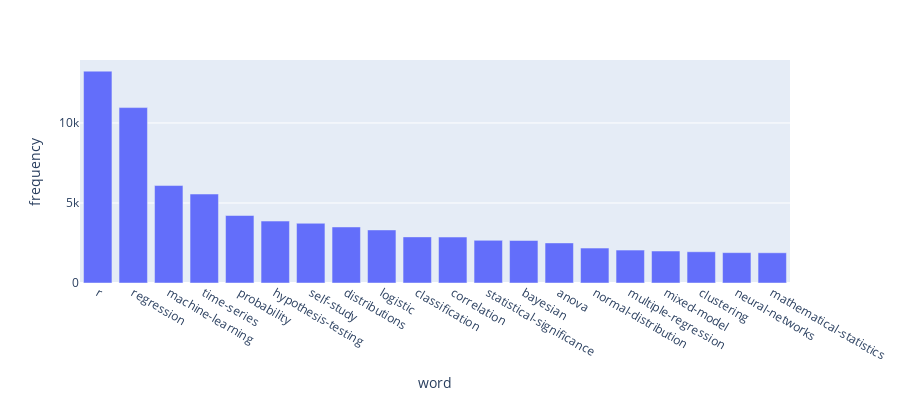

Notebook source saved alongside this figure:
### Code cell
import plotly.express as px
fig = px.bar(tag_df_sorted.head(20), x='word', y='frequency',
             labels={'Top 20 Tags':'Top 20 Tags'}, height=400)
fig.show()

### Figure 1 — Plotly figure (JSON) as saved in the notebook; plotly's stock layout.template omitted (floating-point values rounded to 4 significant figures)
{"data": [{"alignmentgroup": "True", "hovertemplate": "word=%{x}<br>frequency=%{y}<extra></extra>", "legendgroup": "", "marker": {"color": "#636efa", "pattern": {"shape": ""}}, "name": "", "offsetgroup": "", "orientation": "v", "showlegend": false, "textposition": "auto", "type": "bar", "x": ["r", "regression", "machine-learning", "time-series", "probability", "hypothesis-testing", "self-study", "distributions", "logistic", "classification", "correlation", "statistical-significance", "bayesian", "anova", "normal-distribution", "multiple-regression", "mixed-model", "clustering", "neural-networks", "mathematical-statistics"], "xaxis": "x", "y": [13236, 10959, 6089, 5559, 4217, 3869, 3732, 3501, 3316, 2881, 2871, 2666, 2656, 2505, 2181, 2054, 1998, 1952, 1897, 1888], "yaxis": "y"}], "layout": {"barmode": "relative", "height": 400, "legend": {"tracegroupgap": 0}, "margin": {"t": 60}, "xaxis": {"anchor": "y", "domain": [0, 1], "title": {"text": "word"}}, "yaxis": {"anchor": "x", "domain": [0, 1], "title": {"text": "frequency"}}}}
